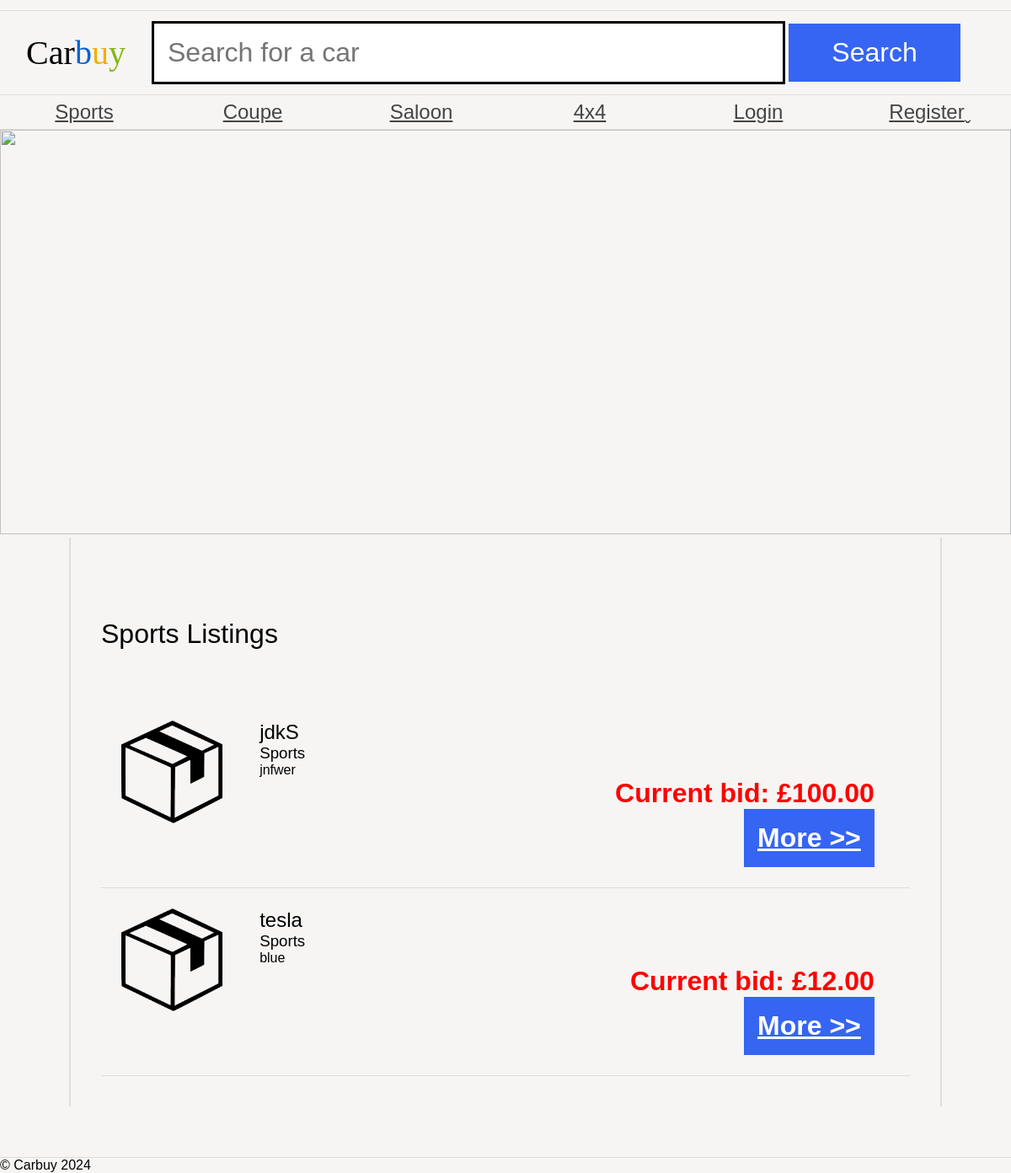
Screenshot of /as1/public/category.php?id=2 with the database file from the repository.
### tables this page shows
CREATE TABLE `category` (
  `id` int(11) NOT NULL AUTO_INCREMENT,
  `name` varchar(255) NOT NULL,
  PRIMARY KEY (`id`)
);

CREATE TABLE `auction` (
  `id` int(11) NOT NULL AUTO_INCREMENT,
  `title` varchar(255) NOT NULL,
  `description` text NOT NULL,
  `categoryId` int(11) NOT NULL,
  `endDate` datetime NOT NULL,
  `userId` int(11) NOT NULL,
  PRIMARY KEY (`id`),
  KEY `categoryId` (`categoryId`),
  KEY `userId` (`userId`),
  CONSTRAINT `auction_ibfk_1` FOREIGN KEY (`categoryId`) REFERENCES `category` (`id`),
  CONSTRAINT `auction_ibfk_2` FOREIGN KEY (`userId`) REFERENCES `user` (`id`)
);

### as1/public/category.php (the view, shortened to what this page needs)
<?php
$db = getDbConnection();
$categoryId = $_GET['id'];
$stmt = $db->prepare("SELECT a.*, c.name AS categoryName, u.name AS userName
                      FROM auction a
                      JOIN category c ON a.categoryId = c.id
                      JOIN user u ON a.userId = u.id
                      WHERE a.categoryId = ?");
$stmt->execute([$categoryId]);
$auctions = $stmt->fetchAll(PDO::FETCH_ASSOC);
$categoryName = $db->query("SELECT name FROM category WHERE id = $categoryId")->fetchColumn();
$categories = $db->query("SELECT * FROM category")->fetchAll(PDO::FETCH_ASSOC);
?>
<!DOCTYPE html>
<html>
<head>
    <link rel="stylesheet" href="carbuy.css" />
</head>
<body>
    <header>
        <h1><span class="C">C</span><span class="a">a</span><span class="r">r</span><span class="b">b</span><span class="u">u</span><span class="y">y</span></h1>
        <form action="search.php" method="GET">
            <input type="text" name="search" placeholder="Search for a car" />
            <input type="submit" name="submit" value="Search" />
        </form>
    </header>
    <nav>
        <ul>
            <?php foreach ($categories as $category): ?>
                <li><a class="categoryLink" href="category.php?id=<?php echo $category['id']; ?>"><?php echo htmlspecialchars($category['name']); ?></a></li>
            <?php endforeach; ?>
            <?php if (isset($_SESSION['user_id'])): ?>
                <li><a href="addAuction.php">Add Auction</a></li>
                <li><a href="logout.php">Logout</a></li>
            <?php else: ?>
                <li><a href="login.php">Login</a></li>
                <li><a href="register.php">Register</a></li>
            <?php endif; ?>
        </ul>
    </nav>
    <img src="images/randombanner.php"/>
    <main>
        <h1><?php echo htmlspecialchars($categoryName); ?> Listings</h1>
        <ul class="carList">
            <?php foreach ($auctions as $auction): ?>
                <li>
                    <img src="car.png" alt="<?php echo htmlspecialchars($auction['title']); ?>">
                    <article>
                        <h2><?php echo htmlspecialchars($auction['title']); ?></h2>
                        <h3><?php echo htmlspecialchars($auction['categoryName']); ?></h3>
                        <p><?php echo htmlspecialchars($auction['description']); ?></p>
                        <?php
                        $highestBid = $db->query("SELECT MAX(amount) FROM bid WHERE auctionId = {$auction['id']}")->fetchColumn();
                        ?>
                        <p class="price">Current bid: £<?php echo $highestBid ?: '0.00'; ?></p>
                        <a href="auction.php?id=<?php echo $auction['id']; ?>" class="more auctionLink">More >></a>
                    </article>
                </li>
            <?php endforeach; ?>
        </ul>
    </main>
    <footer>
        © Carbuy 2024
    </footer>
</body>
</html>

### as1/public/carbuy.css (style rules this page uses)
* { margin: 0; padding: 0; }
body { font-family: "Oxygen-Regular", sans-serif; background-color: #f6f5f4; max-width: 100vw; overflow-x: hidden; }
h1, h2, h3, h4 { font-weight: normal; }
a, a:visited { color: #444; }
header { margin-top: 1vw; font-family: "Univers-Light-Normal"; display: grid; grid-template-columns: 15% 85%; align-items: center; padding-top: 1vw; padding-bottom: 1vw; border-top: 1px solid #ddd; border-bottom: 1px solid #ddd; }
header h1 { text-align: center; font-size: 2.5em; }
form { display: block; }
header form input[type="text"] { border: 3px solid black; font-size: 2em; padding: 0.5em; width: 70%; }
body > img { width: 100vw; height:40vw; }
header form input[type="submit"] { background-color: #3665f3; color: white; width: 20%; font-size: 2em; padding: 0.5em; cursor: pointer; border: 0; }
header .b { color: #0063d1; }
header .u { color: #f4ae01; }
header .y { color: #85b716; }
body > nav { border-bottom: 1px solid #ddd; }
body > nav ul li:last-child a:after { content: "ˬ"; position: absolute; }
body > nav ul { display: flex; width: 100vw; list-style-type: none; }
body > nav ul li { flex: 1; }
body > nav ul li a { display: block; text-align: center; padding-top: 0.5vw; padding-bottom: 0.5vw; font-size: 1.5em; }
.carList { list-style-type: none; }
.carList li { padding: 2vw; border-bottom: 1px solid #ddd; display: grid; grid-template-columns: 18% 80%; }
.carList img { width: auto; display: block; max-width: 10vw; }
p.price { display: block; text-align: right; font-weight: bold; font-size: 2em; }
a.more { display: block; text-align: right; font-weight: bold; float: right; background-color: #3665f3; color: white; font-size: 2em; padding: 0.5em; cursor: pointer; }
main { padding: 3vw; display: block; overflow: hidden; width: 80vw; margin: auto; border-left: 2px solid #ddd; border-right: 2px solid #ddd; }
main h1 { margin-top: 5vw; margin-bottom: 5vw; }
.price { color: red; }
footer { margin-top: 5vw; border-top: 1px solid #ddd; }

### rows the page displays
category: name "Sports"
category: name "Coupe"
category: name "Saloon"
category: name "4x4"
auction: title "jdkS", categoryId.name "Sports", description "jnfwer", highestBid "100.00"
auction: title "tesla", categoryId.name "Sports", description "blue", highestBid "12.00"
